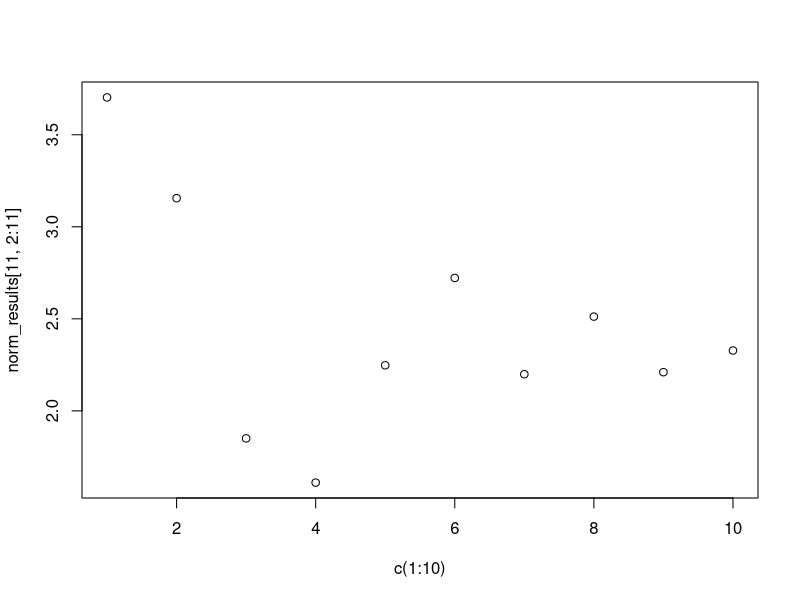

This figure's R source: (Note: this script raises an error after producing the figure.)
## ---- chunk 1
library(tidyverse)
library(readxl)
## ---- chunk 2
fermi_data <- read_excel("Fermi-Data.xlsx")
fermi_data <- data.frame(fermi_data)

options(scipen = 999)
fermi_data <- fermi_data %>%
    rename(
        Answers = Correct.answers,
        Timothy_estimate = Timothy.Answer,
        Timothy_average = Timothy.s.guess,
        Markus_estimate = Markus.Answer,
        Markus_average = Markus.s.guess,
        Marvin_estimate = Marvin.Answer,
        Marvin_average = Marvin.s.guess,
        Adrian_estimate = Adrian.Answer,
        Adrian_average = Adrian.s.guess,
    )
## ---- chunk 3
calc_error <- function(actual, forecast) {
    abs(log10(max(0.01, actual)) - log10(max(0.01, forecast)))
}
## ---- chunk 4
fermi_data$Mean_of_estimates <- rowMeans(fermi_data[, c(2, 4, 6, 8)], na.rm = TRUE)
fermi_data$Mean_of_averages <- rowMeans(fermi_data[, c(3, 5, 7, 9)], na.rm = TRUE)
## ---- chunk 5
people <- c("Timothy", "Markus", "Marvin", "Adrian", "Mean")
types <- c("_estimate", "_average")

results <- data.frame(matrix(ncol = 10, nrow = 10))
names(results) <- paste0(rep(people, each = 2), rep(types, times = 5), "_error")

norm_results <- data.frame(matrix(ncol = 10, nrow = 10))
names(norm_results) <- paste0(rep(people, each = 2), rep(types, times = 5), "_error_normalized")
## ---- chunk 6
for (i in 1:10) {
    for (j in 1:10) {
        results[i, j] <- calc_error(fermi_data$Answers[i], fermi_data[i, j + 2])
    }
}
## ---- chunk 7
for (i in 1:10) {
    sum_row_estimates <- sum(results[i, c(1, 3, 5, 7)], na.rm = TRUE)
    sum_row_averages <- sum(results[i, c(2, 4, 6, 8)], na.rm = TRUE)
    for (j in c(1, 3, 5, 7, 9)) {
        norm_results[i, j] <- results[i, j] / sum_row_estimates
    }
    for (j in c(2, 4, 6, 8, 10)) {
        norm_results[i, j] <- results[i, j] / sum_row_averages
    }
}
## ---- chunk 8
new_col <- rep(NA, nrow(results))

results <- cbind(new_col, results)
norm_results <- cbind(new_col, norm_results)
names(results)[1] <- "Row_description"
names(norm_results)[1] <- "Row_description"
results$Row_description <- fermi_data$Question
norm_results$Row_description <- fermi_data$Question
## ---- chunk 9
for (j in 2:11) {
    results[11, j] <- sum(results[1:10, j])
    norm_results[11, j] <- sum(norm_results[1:10, j])
}

norm_results[11, 1] <- "Total_normalized_error"
results[11, 1] <- "Total_error"
## ---- chunk 10

plot(c(1:10), norm_results[11, 2:11])
# now as a barchart
barplot(norm_results[11, 2:11], names.arg = names(norm_results)[2:11], col = "lightblue", main = "Normalized errors", ylab = "Normalized error", xlab = "Person and type of estimate")

## ---- chunk 11
barplot(
    as.numeric(norm_results[11, 2:11]),
    names.arg = names(norm_results)[2:11],
    col = "lightblue",
    main = "Normalized Errors",
    ylab = "Normalized Error",
    xlab = "Person and Type of Estimate"
)
